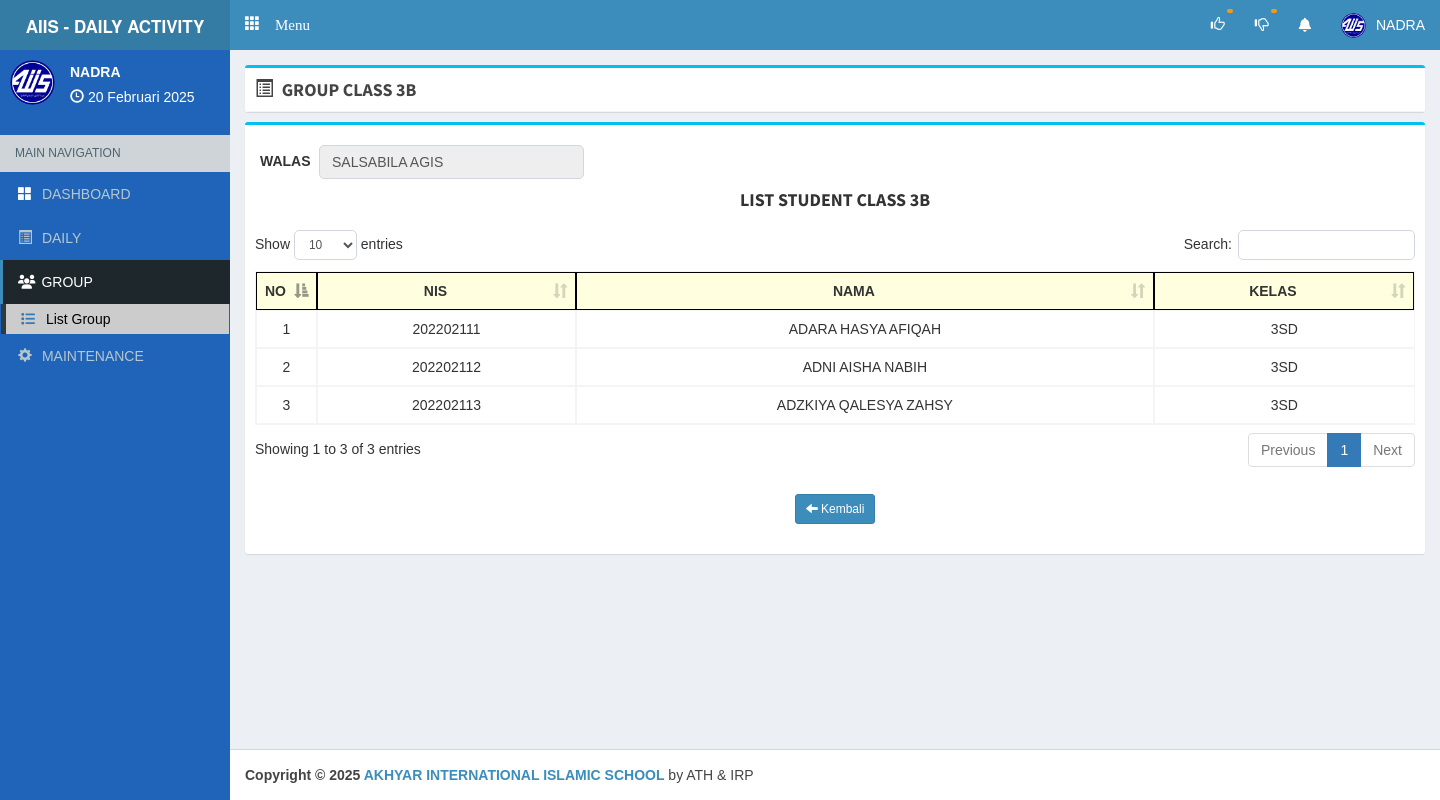
Screenshot of /kepala_sekolah/groupclass/3B (signed in) with the database file from the repository.
### tables this page shows
CREATE TABLE `kepala_sekolah` (
  `id` int(11) NOT NULL,
  `nip` varchar(50) DEFAULT NULL,
  `nama` varchar(250) DEFAULT NULL,
  `username` varchar(50) DEFAULT NULL,
  `password` varchar(250) DEFAULT NULL
);

CREATE TABLE `group_kelas` (
  `id` int(11) NOT NULL,
  `nama_group_kelas` char(250) DEFAULT NULL,
  `walas` varchar(250) DEFAULT NULL,
  `nip` varchar(50) DEFAULT NULL
);

CREATE TABLE `siswa` (
  `c_siswa` varchar(10) NOT NULL,
  `nis` varchar(30) DEFAULT NULL,
  `nisn` varchar(15) DEFAULT NULL,
  `nama` varchar(50) NOT NULL,
  `tempat_lahir` varchar(20) DEFAULT NULL,
  `tanggal_lahir` date DEFAULT NULL,
  `jk` varchar(2) DEFAULT NULL,
  `c_kelas` varchar(10) DEFAULT NULL,
  `group_kelas` int(11) DEFAULT NULL,
  `tahun_join` varchar(50) DEFAULT NULL,
  `panggilan` varchar(20) DEFAULT NULL,
  `c_klp` varchar(20) DEFAULT NULL,
  `berat_badan` varchar(10) DEFAULT NULL,
  `tinggi_badan` varchar(10) DEFAULT NULL,
  `ukuran_baju` varchar(50) DEFAULT NULL,
  `alamat` varchar(200) DEFAULT NULL,
  `telp` varchar(50) DEFAULT NULL,
  `hp` varchar(30) DEFAULT NULL,
  `email` varchar(100) DEFAULT NULL,
  `nama_ayah` varchar(50) DEFAULT NULL,
  `pendidikan_ayah` varchar(100) DEFAULT NULL,
  `pekerjaan_ayah` varchar(100) DEFAULT NULL,
  `ttl_ayah` varchar(100) DEFAULT NULL,
  `nama_ibu` varchar(50) DEFAULT NULL,
  `pendidikan_ibu` varchar(100) DEFAULT NULL,
  `pekerjaan_ibu` varchar(100) DEFAULT NULL,
  `ttl_ibu` varchar(100) DEFAULT NULL
);

CREATE TABLE `aplikasi` (
  `id` int(2) NOT NULL,
  `alamat` varchar(30) NOT NULL,
  `kepsek` varchar(30) NOT NULL,
  `nipkepsek` varchar(30) NOT NULL,
  `namasek` varchar(60) NOT NULL
);

### php/config.php (called while the page is built, shortened)
<?php
$dbhost ='localhost';
$dbuser ='root';
$dbpass ='';
$dbname ='daily_activity_upt1';
$con=mysqli_connect($dbhost,$dbuser,$dbpass,$dbname);
$base='http://localhost/daily_act_upt1/';
$basekepsek='http://localhost/daily_act_upt1/kepala_sekolah/';
$aplikasi=mysqli_fetch_array(mysqli_query($con,"SELECT * FROM aplikasi limit 1"));
?>

### php/function.php (called while the page is built, shortened)
<?php
function tgl($date){
  $array_bulan = array(1=>'Januari','Februari','Maret', 'April', 'Mei', 'Juni','Juli','Agustus','September','Oktober', 'November','Desember');
  $date = strtotime($date);
  $tanggal = date ('j', $date);
  $bulan = $array_bulan[date('n',$date)];
  $tahun = date('Y',$date);
  $result = $tanggal ." ". $bulan ." ". $tahun;
  return($result);
}
?>

### kepala_sekolah/main.php (the view, shortened to what this page needs)
<?php
  require '../php/config.php';
  require '../php/function.php';
  $na = mysqli_fetch_array(mysqli_query($con,"SELECT * FROM kepala_sekolah where id = '$_SESSION[id_kepsek]' "));
?>
<!DOCTYPE html>
<html>
<head>
  <link href="<?php echo $base; ?>theme/js/summernote.min.css" rel="stylesheet"/>
  <link rel="stylesheet" href="<?php echo $base; ?>theme/plugins/datatables/dataTables.bootstrap.css">
  <link rel="stylesheet" href="<?php echo $base; ?>theme/plugins/iCheck/square/blue.css">
  <link rel="stylesheet" href="<?= $base; ?>theme/bower_components/bootstrap/dist/css/bootstrap.min.css">
  <link rel="stylesheet" href="<?= $base; ?>theme/bower_components/font-awesome/css/font-awesome.min.css">
  <link rel="stylesheet" href="https://cdnjs.cloudflare.com/ajax/libs/font-awesome/6.5.1/css/all.min.css" />
  <link rel="stylesheet" href="<?= $base; ?>theme/dist/css/AdminLTE.min.css">
  <link rel="stylesheet" href="<?= $base; ?>theme/dist/css/skins/_all-skins.min.css">
  <link rel="stylesheet" href="<?php echo $base; ?>theme/plugins/pace/pace.min.css">
  <link href="https://cdn.jsdelivr.net/npm/select2@4.1.0-rc.0/dist/css/select2.min.css" rel="stylesheet" />
  <link href="<?php echo $base; ?>theme/datetime/css/bootstrap-datetimepicker.min.css" rel="stylesheet">
  <link rel="stylesheet" href="<?php echo $base; ?>theme/plugins/select2/select2.min.css">
  <link rel="stylesheet" href="<?php echo $base; ?>theme/dist/css/AdminLTE.min.css">
  <link rel="stylesheet" href="<?php echo $base; ?>theme/dist/css/skins/_all-skins.min.css">
  <link rel="stylesheet" href="<?php echo $base; ?>theme/dist/css/overridecss.css">
</head>
<body class="skin-blue hold-transition fixed"
oncontextmenu="return false">
<div class="wrapper">
  <header class="main-header">
    <a href="#" class="logo">
      <span class="logo-lg"> <b style="font-size: 17px;"> AIIS - DAILY ACTIVITY </b> </span>
    </a>
    <nav class="navbar navbar-static-top" role="navigation">
     <a href="#" class="glyphicon glyphicon-th" data-toggle="offcanvas" role="button" style="color: #fff;margin-top: 15px;margin-left: 15px;font-size: 15px;"> Menu
      </a>
      <div class="navbar-custom-menu">
        <ul class="nav navbar-nav">
          <li class="dropdown notifications-menu">
            <a href="#" class="dropdown-toggle" id="untukNotifApprKepsek" data-toggle="dropdown">
              <i class="glyphicon glyphicon-thumbs-up"></i>
              <span class="label label-warning" id="notifApproveList"> </span>
            </a>
          </li>
          <li class="dropdown notifications-menu">
            <a href="#" class="dropdown-toggle" id="untukNotifNoApprKepsek" data-toggle="dropdown">
              <i class="glyphicon glyphicon-thumbs-down"></i>
              <span class="label label-warning" id="notifNotApproveList"> </span>
            </a>
          </li>
          <li class="dropdown notifications-menu">
            <a href="#" class="dropdown-toggle" id="untukNotifWaitKepsek" data-toggle="dropdown">
              <i class="fa fa-bell-o"></i>
            </a>
          </li>
          <li class="dropdown user user-menu">
            <a href="#" class="dropdown-toggle" data-toggle="dropdown">
              <img src="<?php echo $base; ?>imgstatis/logo2.png" class="user-image" alt="User Image">
                <span class="hidden-xs"><?php echo strtoupper(ucfirst($na['username'])); ?></span>
              </a>
          </li>
        </ul>
      </div>
    </nav>
  </header>
  <aside class="main-sidebar">
    <section class="sidebar cobasidebar">
      <div class="user-panel">
        <div class="pull-left image">
            <img src="<?php echo $base; ?>imgstatis/logo2.png" class="img-circle" alt="User Image">
        </div>
        <div class="pull-left info">
          <p><?php echo strtoupper(ucfirst($na['username'])); ?> </p>
          <i class="glyphicon glyphicon-time"></i> <?php echo tgl(date('d-m-Y')); ?>
        </div>
      </div>
      <ul class="sidebar-menu">
        <li class="header">MAIN NAVIGATION</li>
        <li>
          <a href="<?= $basekepsek; ?>" id="dashboard"><i style="color: white;" class="glyphicon glyphicon-th-large text-primary"></i> <span id=""> DASHBOARD </span> </a>
        </li>
        <li>
          <a href="#" id="aList1">
            <i class="glyphicon glyphicon-list-alt"></i> <span id="titleList1"> DAILY </span>
          </a>
        </li>
        <li>
          <a href="#" id="listgroup">
            <i class="fa-solid fa-users"></i> <span id="groupList" style="margin-left: 2px;"> GROUP </span>
          </a>
          <ul class="treeview-menu">
            <li>
              <a href="<?= $basekepsek; ?>listgroup" id="menulistgroup"><i class="fa-solid fa-list" style="color: #337ab7;"></i> <span id="listgp" style="margin-left: 7px;"> List Group </span> </a>
            </li>
          </ul>
        </li>
        <li>
          <a href="#" id="list_maintenance">
            <i class="glyphicon glyphicon-cog"></i> <span id="titleList2"> MAINTENANCE </span>
          </a>
        </li>
      </ul>
    </section>
  </aside>
  <div class="content-wrapper">
    <?php if (!empty($_GET['on'])): ?>
      <?php if ($_GET['on'] != 'createdaily'): ?>
        <section class="content-header" id="content_head">
          <div class="box box-info" style="margin-bottom: -5px;">
            <div class="box-header with-border">
              <h3 class="box-title" id="boxTitle"> <i class="fa" id="addIcon"></i> <span id="isiMenu"> </span> </h3>
            </div>
          </div>
        </section>
      <?php endif ?>
    <?php endif ?>
    <section class="content" id="isi_konten">
<?php
  if(empty($_GET['on'])){require 'view/dashboard/index.php';}
  else{
    $act=($_GET['on']);
    if($act=='kelas'){
      require 'view/a-kelas.php';
    }
    else if ($act == 'checkpembayarandaninputdata') {
      require 'view/spp/check_pembayaran/check_pembayaran_dan_inputdata.php';
    }
    elseif ($act == 'editdata') {
      require 'view/spp/edit_data/editdata.php';
    }
    elseif($act == 'upload') {
      require 'view/spp/upload/uploadfile.php';
    }
    elseif($act == 'createdaily') {
      require 'view/daily/create/index.php';
    } elseif($act == 'querydailystudent') {
      require 'view/daily/query/querydailysiswa.php';
    } elseif($act == 'querydailygroup') {
      require 'view/daily/query/querydailygroup.php';
    } elseif($act == 'querydailyteacher') {
      require 'view/daily/query/querydailyteacher.php';
    } elseif($act == 'listdaily') {
      require 'view/daily/query/listdaily.php';
    } elseif($act == 'teachercreatedaily') {
      require 'view/daily/query/teachercreatedaily.php';
    } elseif($act == 'lookactivity') {
      require 'view/daily/query/lookactivity.php';
    } elseif($act == 'createdailybyteacher') {
      require 'view/daily/query/createdailybyteacher.php';
    } elseif($act == 'teachercreategroupdaily') {
      require 'view/daily/query/teachercreategroupdaily.php';
    }
    elseif ($act == 'listgroup') {
      require 'view/group/list/index.php';
    }
    elseif($act == 'groupclass') {
      require 'view/group/anggota/index.php';
    }
    elseif ($act == 'tahunajaran') {
      require 'view/maintenance/tahun_ajaran/index.php';
    }
    elseif($act == 'status_waiting_approval') {
      require 'view/daily/status/waiting/index.php';
    }
    elseif ($act == 'status_approved') {
      require 'view/daily/status/approved/index.php';
    }
    elseif ($act == 'status_not_approved') {
      require 'view/daily/status/not_approved/index.php';
    }
  }
?>
    </section>
  </div>
</div>
  <footer class="main-footer">
    <strong>Copyright &copy; <?php echo date('Y'); ?> <a href="#"><?php echo $aplikasi['namasek']; ?></a></strong> by ATH & IRP
</body>
</html>

### kepala_sekolah/view/group/anggota/index.php (shortened to what this page needs)
<?php
	$timeOut        = $_SESSION['expire'];
	$timeRunningOut = time() + 5;
	$no 			= 1;
	if ($timeRunningOut == $timeOut || $timeRunningOut > $timeOut) {
	    $_SESSION['form_success'] = "session_time_out";
	    $timeIsOut = 1;
	    error_reporting(1);
  	} else {
		$queryGetDataWalas	= mysqli_query($con, "
			SELECT walas FROM group_kelas
			WHERE nama_group_kelas = '$_GET[q]'
		");
		$getDataWalas = mysqli_fetch_array($queryGetDataWalas)['walas'];
		$findIdGroupKelas = mysqli_query($con, "
        SELECT id FROM group_kelas
        WHERE nama_group_kelas = '$_GET[q]'
      ");
      $getidGroupKelas = mysqli_fetch_array($findIdGroupKelas)['id'];
		$queryGetAllDataStudentByGroup = mysqli_query($con, "
			SELECT * FROM siswa
			WHERE group_kelas = '$getidGroupKelas'
			GROUP BY nis ASC
		");
  	}
?>
<div class="box box-info">
	<br>
	<div class="form-group">
		<label class="col-md-1 control-label" id="lbl_walas"> WALAS </label>
		<div class="col-md-3">
			<input type="" value="<?= str_replace([" S.Pd.I", "  S.Pd", ",", "Lc.", " S.Sos", "  S.Ag", "  A.Md", "  S.Si", "  M.Pd", "  S.Psi."], "", $getDataWalas); ?>" name="" readonly class="form-control">
		</div>
	</div>
	<br>
  	<center>
	    <h4 id="judul_daily">
	      <strong> LIST STUDENT CLASS <?= $_GET['q'] ?> </strong>
	    </h4>
  	</center>
  	<div class="box-body table-responsive">
	    <table id="hightlight_list_anggota" style="text-align: center;" class="table table-bordered table-hover">
	      	<thead>
		        <tr style="background-color: lightyellow; font-weight: bold;">
		          <th style="text-align: center; border: 1px solid black;" width="5%">NO</th>
		          <th style="text-align: center; border: 1px solid black;"> NIS </th>
		          <th style="text-align: center; border: 1px solid black;"> NAMA </th>
		          <th style="text-align: center; border: 1px solid black;"> KELAS </th>
		        </tr>
	      	</thead>
	      	<tbody>
	      		<?php foreach ($queryGetAllDataStudentByGroup as $data): ?>
	      			<tr>
	      				<td> <?= $no++; ?> </td>
	      				<td> <?= $data['nis']; ?> </td>
	      				<td> <?= $data['nama']; ?> </td>
	      				<td> <?= $data['c_kelas']; ?> </td>
	      			</tr>
	      		<?php endforeach ?>
	      	</tbody>
	    </table>
	    <br>
	    <center> <a href="<?= $basekepsek; ?>listgroup" class="btn btn-sm btn-primary"> <i class="glyphicon glyphicon-arrow-left"></i> Kembali </a> </center>
	    <br>
  	</div>
</div>

### kepala_sekolah/main.php (style rules this page uses)
body { font-family:arial; }

### kepala_sekolah/view/group/anggota/index.php (style rules this page uses)
#lbl_walas { width: 5%; margin-top: 6px; }

### rows the page displays
kepala_sekolah: username "NADRA"
group_kelas: walas "SALSABILA AGIS"
siswa: nis "202202111", nama "ADARA HASYA AFIQAH", c_kelas "3SD"
siswa: nis "202202112", nama "ADNI AISHA NABIH", c_kelas "3SD"
siswa: nis "202202113", nama "ADZKIYA QALESYA ZAHSY", c_kelas "3SD"
aplikasi: namasek "AKHYAR INTERNATIONAL ISLAMIC SCHOOL"

### other values shown
$_GET['q'] "3B"
